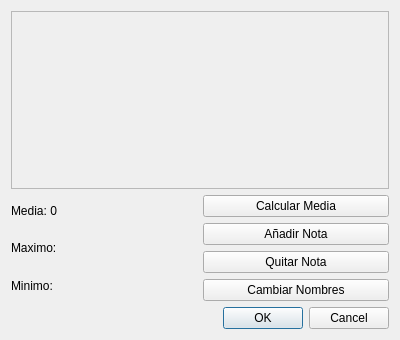
<?xml version="1.0" encoding="UTF-8"?>
<ui version="4.0">
 <class>Notas</class>
 <widget class="QDialog" name="Notas">
  <property name="geometry">
   <rect>
    <x>0</x>
    <y>0</y>
    <width>400</width>
    <height>340</height>
   </rect>
  </property>
  <property name="windowTitle">
   <string>Dialog</string>
  </property>
  <layout class="QVBoxLayout" name="verticalLayout_3">
   <item>
    <widget class="QFrame" name="frameNotas">
     <property name="frameShape">
      <enum>QFrame::Shape::StyledPanel</enum>
     </property>
     <property name="frameShadow">
      <enum>QFrame::Shadow::Raised</enum>
     </property>
    </widget>
   </item>
   <item>
    <layout class="QHBoxLayout" name="horizontalLayout">
     <item>
      <layout class="QVBoxLayout" name="verticalLayout">
       <item>
        <widget class="QLabel" name="lblMedia">
         <property name="text">
          <string>Media: 0</string>
         </property>
        </widget>
       </item>
       <item>
        <widget class="QLabel" name="lblMaximo">
         <property name="text">
          <string>Maximo:</string>
         </property>
        </widget>
       </item>
       <item>
        <widget class="QLabel" name="lblMinimo">
         <property name="text">
          <string>Minimo:</string>
         </property>
        </widget>
       </item>
      </layout>
     </item>
     <item>
      <layout class="QVBoxLayout" name="verticalLayout_2">
       <item>
        <widget class="QPushButton" name="btnCalcularMedia">
         <property name="text">
          <string>Calcular Media</string>
         </property>
        </widget>
       </item>
       <item>
        <widget class="QPushButton" name="btnAnyadir">
         <property name="text">
          <string>Añadir Nota</string>
         </property>
        </widget>
       </item>
       <item>
        <widget class="QPushButton" name="btnQuitar">
         <property name="text">
          <string>Quitar Nota</string>
         </property>
        </widget>
       </item>
       <item>
        <widget class="QPushButton" name="btnCambiarNombres">
         <property name="text">
          <string>Cambiar Nombres</string>
         </property>
        </widget>
       </item>
      </layout>
     </item>
    </layout>
   </item>
   <item>
    <widget class="QDialogButtonBox" name="buttonBox">
     <property name="orientation">
      <enum>Qt::Orientation::Horizontal</enum>
     </property>
     <property name="standardButtons">
      <set>QDialogButtonBox::StandardButton::Cancel|QDialogButtonBox::StandardButton::Ok</set>
     </property>
    </widget>
   </item>
  </layout>
 </widget>
 <resources/>
 <connections>
  <connection>
   <sender>buttonBox</sender>
   <signal>accepted()</signal>
   <receiver>Notas</receiver>
   <slot>accept()</slot>
   <hints>
    <hint type="sourcelabel">
     <x>248</x>
     <y>254</y>
    </hint>
    <hint type="destinationlabel">
     <x>157</x>
     <y>274</y>
    </hint>
   </hints>
  </connection>
  <connection>
   <sender>buttonBox</sender>
   <signal>rejected()</signal>
   <receiver>Notas</receiver>
   <slot>reject()</slot>
   <hints>
    <hint type="sourcelabel">
     <x>316</x>
     <y>260</y>
    </hint>
    <hint type="destinationlabel">
     <x>286</x>
     <y>274</y>
    </hint>
   </hints>
  </connection>
 </connections>
</ui>
